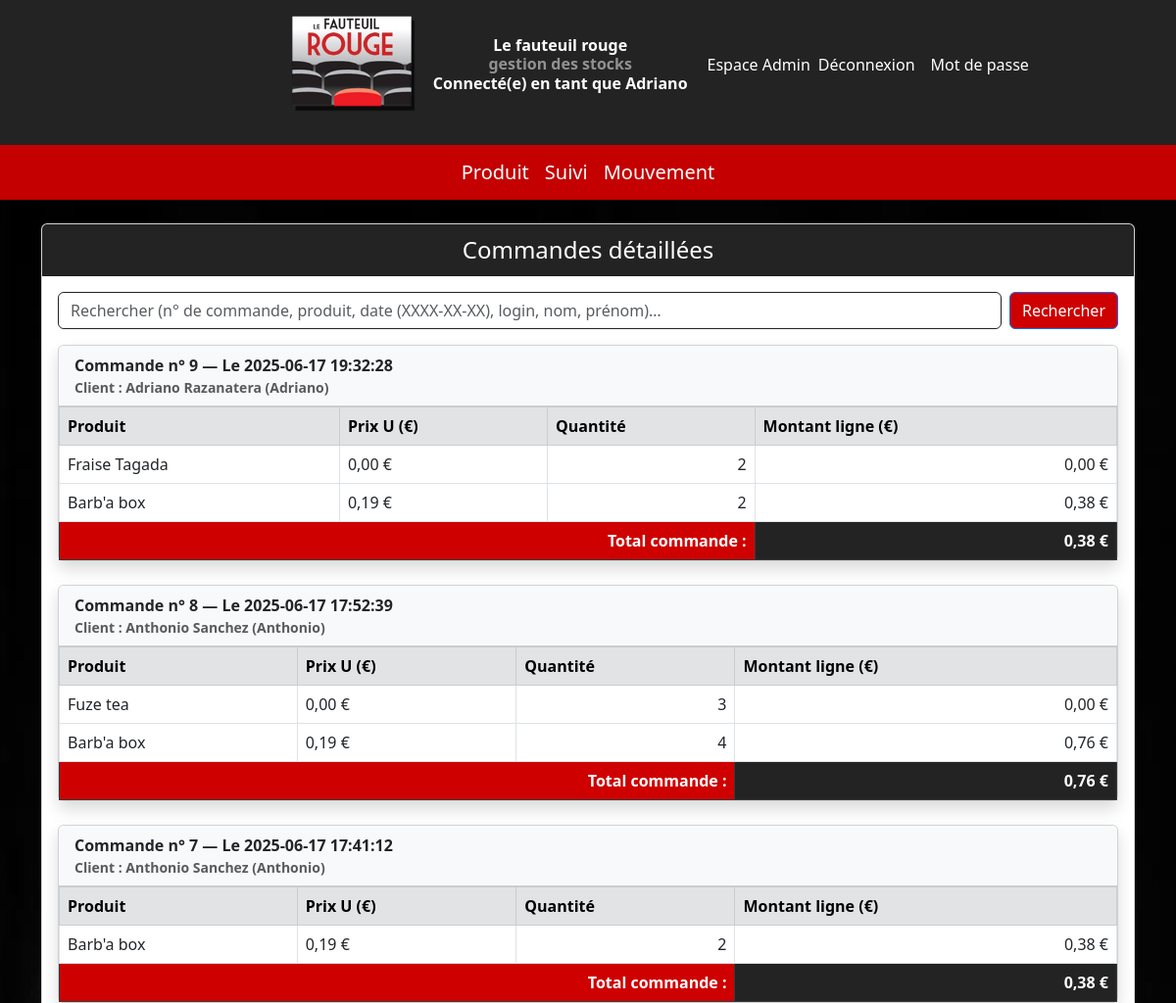
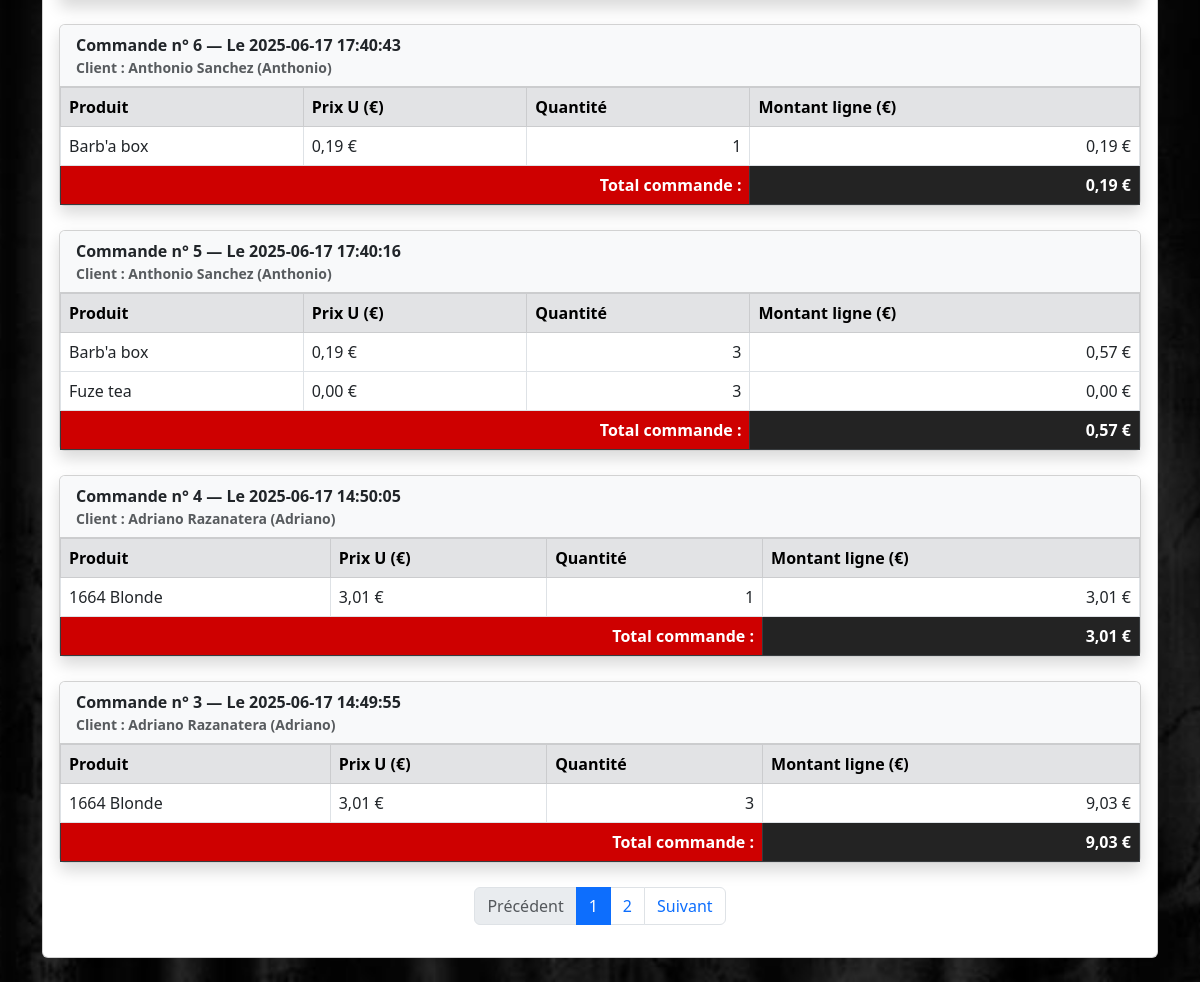
Page /page/historique.php (signed in) on the committed database (2 pictures, top to bottom).
### tables this page shows
CREATE TABLE `Ligne_commande` (
  `id_ligne` int(11) NOT NULL,
  `id_commande` int(11) NOT NULL,
  `id_produit` int(11) NOT NULL,
  `prixU` float NOT NULL,
  `quantite` float NOT NULL
);

CREATE TABLE `Commande` (
  `id_commande` int(11) NOT NULL,
  `idUtilisateur` int(11) DEFAULT NULL,
  `date_commande` datetime NOT NULL,
  `montant` float DEFAULT 0
);

CREATE TABLE `comptes` (
  `idUtilisateur` int(20) NOT NULL,
  `login` varchar(255) NOT NULL,
  `prenom` varchar(11) NOT NULL,
  `nom` varchar(11) DEFAULT NULL,
  `mdp` text NOT NULL
);

CREATE TABLE `Produit` (
  `id_produit` int(11) NOT NULL,
  `nom` varchar(100) NOT NULL,
  `format` varchar(50) DEFAULT NULL,
  `actif` tinyint(1) NOT NULL,
  `id_marque` int(11) DEFAULT NULL,
  `id_categorie` int(11) DEFAULT NULL,
  `id_fournisseur` int(11) DEFAULT NULL,
  `seuil` int(11) DEFAULT NULL,
  `stock_actuel` int(11) DEFAULT 0,
  `qte` float(10,3) NOT NULL,
  `HT` float(10,3) NOT NULL,
  `promo` tinyint(1) NOT NULL,
  `reduction` int(11) NOT NULL DEFAULT 0,
  `pourcentage` float(10,2) NOT NULL DEFAULT 5.50,
  `Vente` float(10,3) NOT NULL,
  `TTC` float(10,3) GENERATED ALWAYS AS (round(case when `pourcentage` = 5.50 then `HT` * 1.055 else `HT` * 1.2 end,2)) STORED,
  `U` float(10,3) GENERATED ALWAYS AS (round(`TTC` / nullif(`qte`,0),2)) STORED,
  `Estimation` float(10,2) GENERATED ALWAYS AS (round(`U` * 3,0)) STORED,
  `Marge` float(10,3) GENERATED ALWAYS AS (round(`Vente` / nullif(`U`,0),3)) STORED
);

### page/historique.php (the view, shortened to what this page needs)
<?php
require '../visuel/barre.php';
require '../donnée/connect.php';
$title = "Commandes détaillées";
$perPage = 10;
$page = max(1, (int)($_GET['page'] ?? 1));
$offset = ($page - 1) * $perPage;
$search = trim($_GET['search'] ?? '');
$params = [];
$whereSQL = '';
$countSql = "
    SELECT COUNT(*)
    FROM Ligne_commande lc
    JOIN Commande c ON lc.id_commande = c.id_commande
    LEFT JOIN comptes comp ON c.idUtilisateur = comp.idUtilisateur
    $whereSQL
";
$countStmt = $pdo->prepare($countSql);
$countStmt->execute($params);
$totalRows = (int)$countStmt->fetchColumn();
$totalPages = max(1, ceil($totalRows / $perPage));
$dataSql = "
    SELECT
        lc.id_ligne,
        lc.id_commande,
        c.date_commande,
        c.idUtilisateur,
        lc.id_produit,
        lc.prixU,
        lc.quantite,
        (lc.prixU * lc.quantite) AS montant_ligne,
        comp.login,
        comp.nom,
        comp.prenom,
        p.nom AS nom_produit
    FROM Ligne_commande lc
    JOIN Commande c ON lc.id_commande = c.id_commande
    LEFT JOIN comptes comp ON c.idUtilisateur = comp.idUtilisateur
    LEFT JOIN Produit p ON lc.id_produit = p.id_produit
    $whereSQL
    ORDER BY lc.id_ligne DESC
    LIMIT :limit OFFSET :offset
";
$dataStmt = $pdo->prepare($dataSql);
$dataStmt->bindValue(':limit', $perPage, PDO::PARAM_INT);
$dataStmt->bindValue(':offset', $offset, PDO::PARAM_INT);
$dataStmt->execute();
$rows = $dataStmt->fetchAll(PDO::FETCH_ASSOC);
$commandes = [];
foreach ($rows as $row) {
    $idCommande = $row['id_commande'];
    if (!isset($commandes[$idCommande])) {
        $commandes[$idCommande] = [
            'date_commande' => $row['date_commande'],
            'login' => $row['login'],
            'nom' => $row['nom'],
            'prenom' => $row['prenom'],
            'lignes' => [],
            'total_commande' => 0
        ];
    }
    $commandes[$idCommande]['lignes'][] = $row;
    $commandes[$idCommande]['total_commande'] += $row['montant_ligne'];
}
?>
<!DOCTYPE html>
<html lang="fr">
<head>
    <link href="https://cdn.jsdelivr.net/npm/bootstrap@5.3.0/dist/css/bootstrap.min.css" rel="stylesheet">
</head>
<body>
<div class="container my-4">
  <div class="card">
  <div class="card-header text-center" style="background-color: #232323; color: white; font-size: 1.5rem;">
      <?= htmlspecialchars($title) ?>
    </div>
    <div class="card-body">
      <form method="get" class="mb-3 d-flex" role="search">
        <input name="search" class="form-control me-2" style="border-color: #232323"
               placeholder="Rechercher (n° de commande, produit, date (XXXX-XX-XX), login, nom, prénom)…"
               value="<?= htmlspecialchars($search) ?>">
        <button class="btn btn-primary" style="background-color: rgb(206,0,0)">Rechercher</button>
      </form>
      <?php if (empty($commandes)): ?>
        <div class="alert alert-warning text-center">Aucun résultat trouvé.</div>
      <?php else: ?>
        <?php foreach ($commandes as $idCommande => $cmd): ?>
          <div class="card mb-4 shadow">
            <div class="card-header bg-light fw-bold">
              <div class="row">
                <div class="col-md-8">
                  Commande n° <?= htmlspecialchars($idCommande) ?> — Le <?= htmlspecialchars($cmd['date_commande']) ?>
                  <br>
                  <small class="text-muted">
                    Client : <?= htmlspecialchars($cmd['prenom'] . ' ' . $cmd['nom'] . ' (' . $cmd['login'] . ')') ?>
                  </small>
                </div>
              </div>
            </div>
            <div class="card-body p-0">
              <table class="table table-bordered mb-0">
                <thead class="table-secondary">
                  <tr>
                    <th>Produit</th>
                    <th>Prix U (€)</th>
                    <th>Quantité</th>
                    <th>Montant ligne (€)</th>
                  </tr>
                </thead>
                <tbody>
                  <?php foreach ($cmd['lignes'] as $ligne): ?>
                    <tr>
                      <td><?= htmlspecialchars($ligne['nom_produit'] ?? 'Aucun produit') ?></td>
                      <td><?= number_format($ligne['prixU'], 2, ',', ' ') ?> €</td>
                      <td class="text-end"><?= htmlspecialchars($ligne['quantite']) ?></td>
                      <td class="text-end"><?= number_format($ligne['montant_ligne'], 2, ',', ' ') ?> €</td>
                    </tr>
                  <?php endforeach; ?>
                </tbody>
                <tfoot>
                  <tr class="table-dark fw-bold">
                    <td colspan="3" class="text-end" style="background-color:  rgb(206,0,0); color: #fff;">
                      Total commande :
                    </td>
                    <td class="text-end"style="background-color: #232323; color: #fff;"><?= number_format($cmd['total_commande'], 2, ',', ' ') ?> €</td>
                  </tr>
                </tfoot>
              </table>
            </div>
          </div>
        <?php endforeach; ?>
      <?php endif; ?>
      <nav aria-label="Pagination" class="d-flex justify-content-center">
        <ul class="pagination">
          <li class="page-item <?= $page <= 1 ? 'disabled' : '' ?>">
            <a class="page-link" href="?search=<?= urlencode($search) ?>&page=<?= $page - 1 ?>">Précédent</a>
          </li>
          <?php for ($i = max(1, $page - 2); $i <= min($totalPages, $page + 2); $i++): ?>
            <li class="page-item <?= ($i === $page) ? 'active' : '' ?>">
              <a class="page-link" href="?search=<?= urlencode($search) ?>&page=<?= $i ?>"><?= $i ?></a>
            </li>
          <?php endfor; ?>
          <li class="page-item <?= $page >= $totalPages ? 'disabled' : '' ?>">
            <a class="page-link" href="?search=<?= urlencode($search) ?>&page=<?= $page + 1 ?>">Suivant</a>
          </li>
        </ul>
      </nav>
    </div>
  </div>
</div>
</body>
</html>

### visuel/barre.php (style rules this page uses)
body { background-image: url('../images/cinema.jpg'); background-size: cover; background-repeat: no-repeat; background-attachment: fixed; background-position: center center; z-index: -1; }

### rows in the picture
ligne_commande: idCommande "9", id_commande.date_commande "2025-06-17 19:32:28", comptes.prenom+nom+login "Adriano Razanatera (Adriano)", id_produit.nom "Barb'a box", prixU "0,19", quantite "2", montant_ligne "0,38", total_commande "0,38"
ligne_commande: id_produit.nom "Fraise Tagada", prixU "0,00", quantite "2", montant_ligne "0,00"
ligne_commande: idCommande "8", id_commande.date_commande "2025-06-17 17:52:39", comptes.prenom+nom+login "Anthonio Sanchez (Anthonio)", id_produit.nom "Barb'a box", prixU "0,19", quantite "4", montant_ligne "0,76", total_commande "0,76"
ligne_commande: id_produit.nom "Fuze tea", prixU "0,00", quantite "3", montant_ligne "0,00"
ligne_commande: idCommande "7", id_commande.date_commande "2025-06-17 17:41:12", comptes.prenom+nom+login "Anthonio Sanchez (Anthonio)", id_produit.nom "Barb'a box", prixU "0,19", quantite "2", montant_ligne "0,38", total_commande "0,38"
ligne_commande: idCommande "6", id_commande.date_commande "2025-06-17 17:40:43", comptes.prenom+nom+login "Anthonio Sanchez (Anthonio)", id_produit.nom "Barb'a box", prixU "0,19", quantite "1", montant_ligne "0,19", total_commande "0,19"
ligne_commande: idCommande "5", id_commande.date_commande "2025-06-17 17:40:16", comptes.prenom+nom+login "Anthonio Sanchez (Anthonio)", id_produit.nom "Barb'a box", prixU "0,19", quantite "3", montant_ligne "0,57", total_commande "0,57"
ligne_commande: id_produit.nom "Fuze tea", prixU "0,00", quantite "3", montant_ligne "0,00"
ligne_commande: idCommande "4", id_commande.date_commande "2025-06-17 14:50:05", comptes.prenom+nom+login "Adriano Razanatera (Adriano)", id_produit.nom "1664 Blonde", prixU "3,01", quantite "1", montant_ligne "3,01", total_commande "3,01"
ligne_commande: id_commande "3", id_commande.date_commande "2025-06-17 14:49:55", comptes.prenom+nom+login "Adriano Razanatera (Adriano)", id_produit.nom "1664 Blonde", prixU "3,01", quantite "3", montant_ligne "9,03", total_commande "9,03"

### other values in the picture
$_SESSION['login'] "Adriano"
$title "Commandes détaillées"
